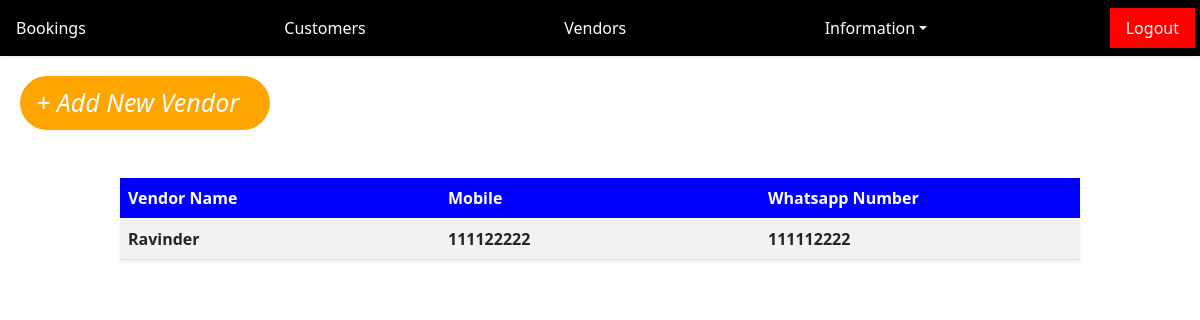
Before: /vendor/list/ (signed in) with the older database file.
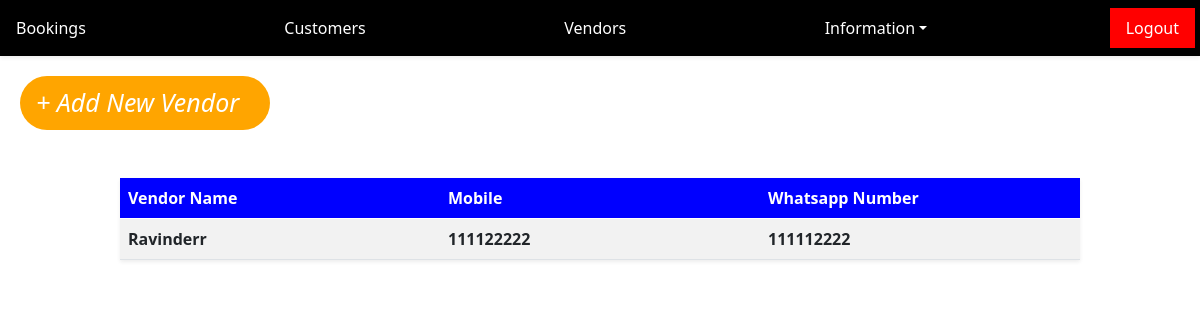
After: the same page with the newer database file.
### vendor/models.py (models this page shows, shortened)
class VendorProfile(models.Model):
	user 					=		models.OneToOneField(User,on_delete=models.CASCADE)
	name 					=		models.CharField(max_length=120)
	mobile 					=		models.CharField(max_length=120)
	whatsapp_number 		=		models.CharField(max_length=120)
	email 					=		models.EmailField(unique=True)
	city 					=		models.ForeignKey(City,on_delete=models.CASCADE)
	state 					=		models.ForeignKey(State,on_delete=models.CASCADE)
	photo 					=		models.FileField(upload_to='VendorProfileImages/')
	bank_name 				=		models.CharField(max_length=120)
	bank_account_number 	=		models.CharField(max_length=120)
	ifsc_code 				=		models.CharField(max_length=120)
	branch 					=		models.CharField(max_length=120)

### vendor/views.py (the view)
# urls.py: path('list/',vendors,name='vendors'),
@login_required(login_url="login")
def vendors(request):
	query 	=	VendorProfile.objects.all()
	return render(request,'vendors.html',{'ls':query})

### vendor/templates/vendors.html
{% include 'index.html' %}
{% block content %}
<div>
	<a class='nav-link' href="{% url 'vendor-profile-create' %}" style="color: #fff;background-color:orange;width:250px;margin:20px;font-size:25px;border-radius:400px;font-style:italic"> + Add New Vendor<a>
	<center>
		<div>
				<table class="table table-striped mt-5 shadow-sm" style="border-collapse:collapse; table-layout:fixed; width: 80%">
					<thead>
						<tr>
							<th style="background-color: blue;color: #fff">Vendor Name</th>
							<th style="background-color: blue;color: #fff">Mobile</th>
							<th style="background-color: blue;color: #fff">Whatsapp Number</th>
						</tr>
					</thead>
					<tbody>
						{% for ls in ls %}
							<tr>
								<th>{{ ls.name }}</th>
								<th>{{ ls.mobile }}</th>
								<th>{{ ls.whatsapp_number }}</th>
							</tr>
						{% endfor %}
					</tbody>
				</table>
		</div>
	</center>
</div>
{% endblock %}

Changed rows visible on the page:
changed VendorProfile: name "Ravinder" → "Ravinderr"
